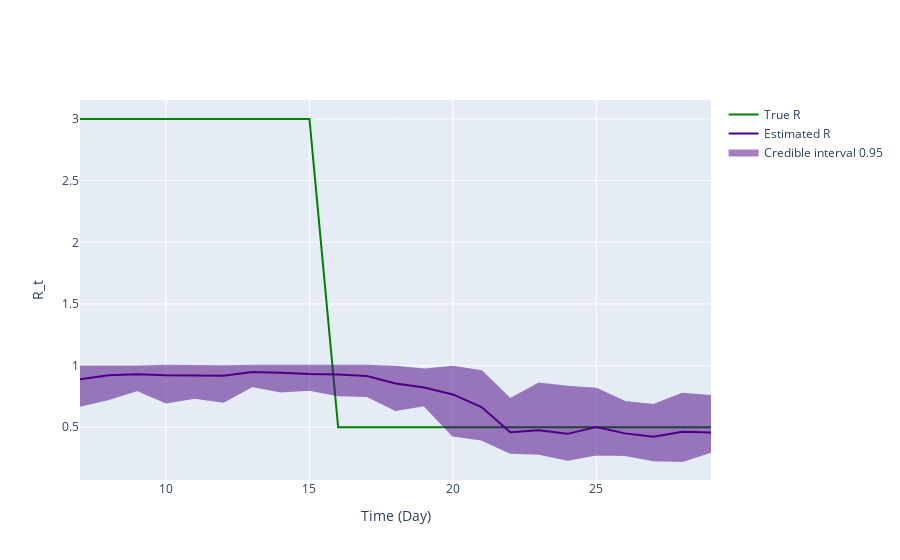

Source (notebook cell):
### Markdown cell above
## Inference plot using class method results

### Code cell
fig = ReproductionNumberPlot()

fig.add_ground_truth_rt(ground_truth)
fig.add_interval_rt(new_intervals)

fig.update_labels(time_label='Time (Day)', r_label='R_t')

fig.show_figure()

### Figure 1 — Plotly figure (JSON) as saved in the notebook; plotly's stock layout.template omitted (floating-point values rounded to 4 significant figures)
{"data": [{"line": {"color": "green"}, "mode": "lines", "name": "True R", "type": "scatter", "x": [7, 8, 9, 10, 11, 12, 13, 14, 15, 16, 17, 18, 19, 20, 21, 22, 23, 24, 25, 26, 27, 28, 29], "y": [3, 3, 3, 3, 3, 3, 3, 3, 3, 0.5, 0.5, 0.5, 0.5, 0.5, 0.5, 0.5, 0.5, 0.5, 0.5, 0.5, 0.5, 0.5, 0.5]}, {"line": {"color": "indigo"}, "mode": "lines", "name": "Estimated R", "type": "scatter", "x": [7, 8, 9, 10, 11, 12, 13, 14, 15, 16, 17, 18, 19, 20, 21, 22, 23, 24, 25, 26, 27, 28, 29], "y": [0.8884, 0.9215, 0.9305, 0.9213, 0.9206, 0.9185, 0.9472, 0.9427, 0.9318, 0.9273, 0.9148, 0.8542, 0.8226, 0.7662, 0.6632, 0.4595, 0.4749, 0.4464, 0.5017, 0.4502, 0.4229, 0.4628, 0.4574]}, {"fill": "toself", "fillcolor": "indigo", "line": {"color": "indigo"}, "mode": "lines", "name": "Credible interval 0.95", "opacity": 0.5, "type": "scatter", "x": [7, 8, 9, 10, 11, 12, 13, 14, 15, 16, 17, 18, 19, 20, 21, 22, 23, 24, 25, 26, 27, 28, 29, 29, 28, 27, 26, 25, 24, 23, 22, 21, 20, 19, 18, 17, 16, 15, 14, 13, 12, 11, 10, 9, 8, 7], "y": [0.9927, 0.9912, 0.9919, 0.9992, 0.9957, 0.9951, 0.9987, 0.9988, 0.996, 0.9943, 0.9994, 0.9916, 0.9676, 0.9907, 0.9538, 0.7279, 0.8536, 0.8293, 0.8129, 0.705, 0.6812, 0.7708, 0.7532, 0.302, 0.2262, 0.2326, 0.2745, 0.2785, 0.2362, 0.2851, 0.2933, 0.4006, 0.4318, 0.6788, 0.6403, 0.7538, 0.7594, 0.8048, 0.7901, 0.834, 0.7077, 0.74, 0.7, 0.8021, 0.729, 0.674]}], "layout": {"hovermode": "x unified", "xaxis": {"title": {"text": "Time (Day)"}}, "yaxis": {"title": {"text": "R_t"}}}}
